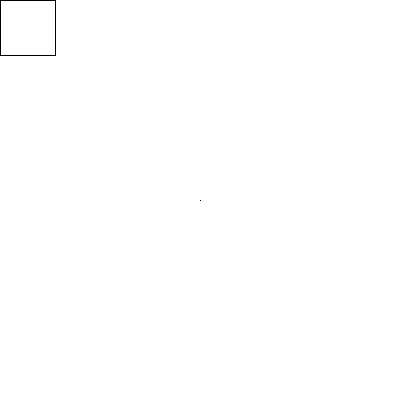
Frame 1 (no input)
Frame 60 (the mouse pressed at the canvas centre just before this capture): identical to frame 1, image omitted
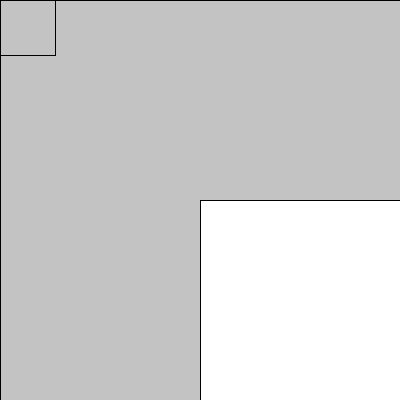
Frame 120 (the mouse held since frame 60 and released just before this capture)

The Processing sketch that drew these frames (run headless with seeded random() and noise(); from frame 60 on, the mouse is pressed at the canvas centre):

// Processing sketch: mousexmouseymultiplica
// ── mousexmouseymultiplica.pde
//  Vmos aqui:
//  - definindo funcoes;
//  - valor de retorno de funcoes
//  - retangulos com tamanho e posicao modificados em funcao do mouse

//  void -> tipo da funcao. Aqui void significa que a funcao nao vai 
//retornar nenhum valor quando terminar de ser executada 

boolean limpaATela = false;
float i;

void setup()  //  setup eh uma funcao nativa do Processing
{
 size(400,400);
 background(255);
 
 //  vamos imprimir na tela o valor retornado por esta chamada da funcao multiplica(..)
 println(multiplica(2,6.1));
 println(mouseX, mouseY);
  
}


void draw()  //  draw eh uma funcao nativa do Processing
{
  
  if(limpaATela == true) {
    fill(0, i); //?duvida? porque só escurece até certo ponto?
    rect(0,0,400,400); //background sobre void draw() para renovar sempre
  }
  fill(255);
  rect (mouseX,mouseY,55,55);
 rect (200,200, mouseX,mouseY);
}

//  Esta funcao eh nossa, nao eh nativa do Processing. A estamos criando neste momento
float multiplica(float a, float b) {
  return a*b;
}


void keyPressed() {
    save("line.jpg");
     save ("square"+year()+month()+day()+minute()+second()+".jpg");
  println("save");
  }


//  Essa funcao eh nativa do Processing. Vai ser executada enquanto 
// o mouse estiver pressionado
void mousePressed() {
  limpaATela = true;
  i= i+1;
}
void mouseReleased(){
 limpaATela = false; 
}
